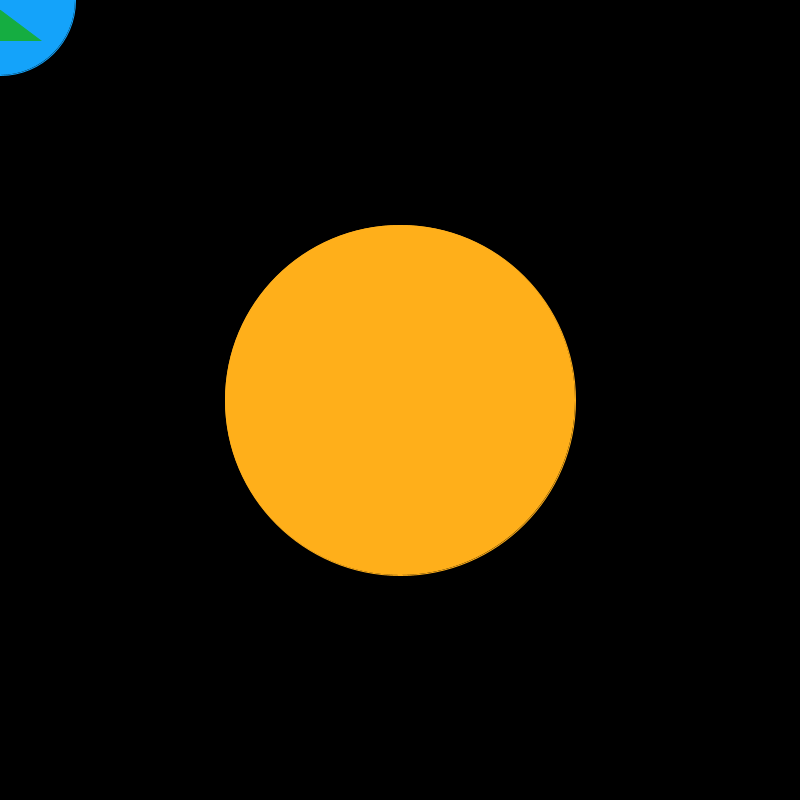
Frame 1 (no input)
Frame 60 (the mouse pressed at the canvas centre just before this capture): identical to frame 1, image omitted
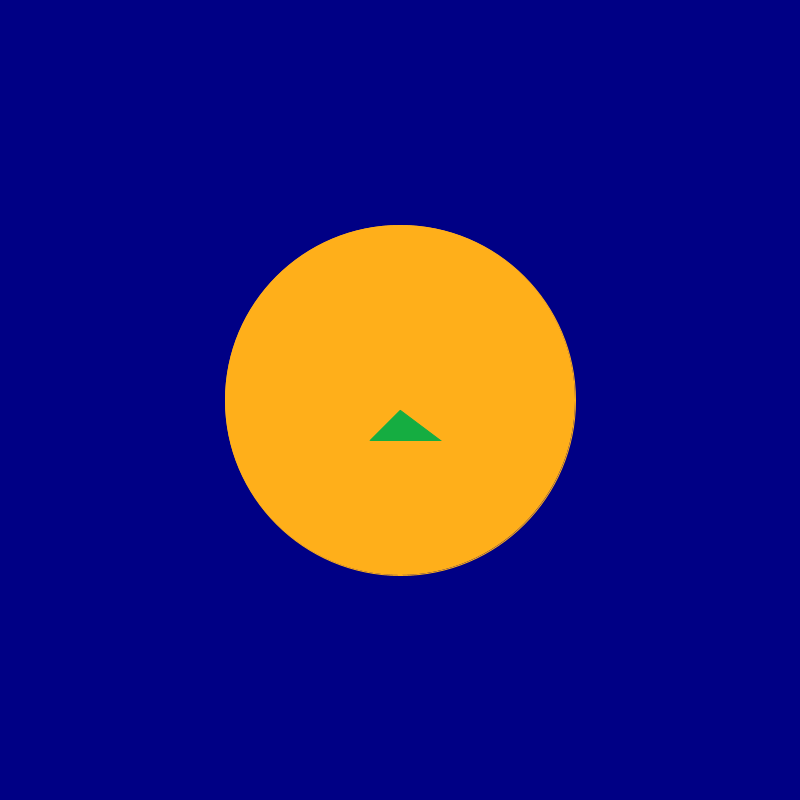
Frame 120 (the mouse held since frame 60 and released just before this capture)

The Processing sketch that drew these frames (run headless with seeded random() and noise(); from frame 60 on, the mouse is pressed at the canvas centre):

// Processing sketch: SunandEarth
// ── SunandEarth.pde
void setup(){
size(800,800);
} //close setup

void draw(){
  background(0,0,mouseX/3);
  stroke(#14A3FA);
  fill(#14A3FA);
  ellipse(mouseX,mouseY,150,150);
 
  stroke(#FFAF1A);
  fill(#FFAF1A);
 
  ellipse(height/2,width/2,width/2-50,height/2-50);
  stroke(#15AD41);
  fill(#15AD41);
  triangle(mouseX+40,mouseY+40, mouseX-30,mouseY+40,mouseX,mouseY+10);

  if ((abs ((mouseY+25)-(height/2+75)))==(0) && (abs((mouseX+25)-(width/2+75))==(0))) {
 text("You killed everyone. Moron.", width/2, 100);
 }// end if

}
//close draw
